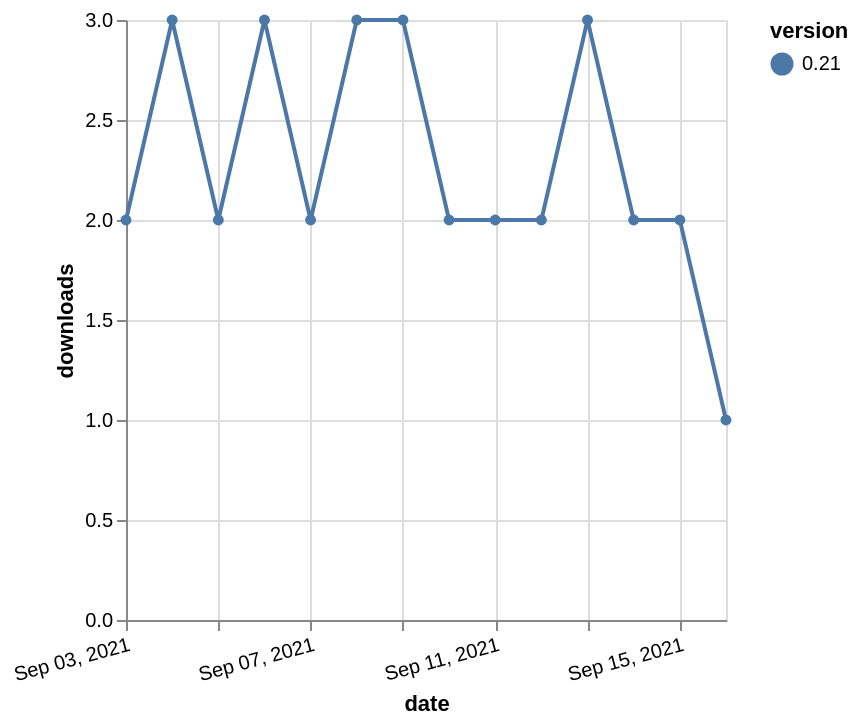

The specification (Vega-Lite) saved for this image:
### Vega-Lite specification from a JSON file in a GitHub repository (floating-point values rounded to 4 significant figures)
{"$schema": "https://vega.github.io/schema/vega-lite/v5.json", "description": "A simple bar chart with embedded data.", "data": {"values": [{"date": "2021-09-03", "total": 3294, "delta": 2, "version": "0.21"}, {"date": "2021-09-04", "total": 3297, "delta": 3, "version": "0.21"}, {"date": "2021-09-05", "total": 3299, "delta": 2, "version": "0.21"}, {"date": "2021-09-06", "total": 3302, "delta": 3, "version": "0.21"}, {"date": "2021-09-07", "total": 3304, "delta": 2, "version": "0.21"}, {"date": "2021-09-08", "total": 3307, "delta": 3, "version": "0.21"}, {"date": "2021-09-09", "total": 3310, "delta": 3, "version": "0.21"}, {"date": "2021-09-10", "total": 3312, "delta": 2, "version": "0.21"}, {"date": "2021-09-11", "total": 3314, "delta": 2, "version": "0.21"}, {"date": "2021-09-12", "total": 3316, "delta": 2, "version": "0.21"}, {"date": "2021-09-13", "total": 3319, "delta": 3, "version": "0.21"}, {"date": "2021-09-14", "total": 3321, "delta": 2, "version": "0.21"}, {"date": "2021-09-15", "total": 3323, "delta": 2, "version": "0.21"}, {"date": "2021-09-16", "total": 3324, "delta": 1, "version": "0.21"}]}, "width": "container", "mark": {"type": "line", "point": {"filled": true}}, "encoding": {"x": {"field": "date", "type": "temporal", "timeUnit": "yearmonthdate", "title": "date", "axis": {"labelAngle": -15}}, "y": {"field": "delta", "type": "quantitative", "title": "downloads"}, "color": {"field": "version", "type": "nominal"}, "tooltip": {"field": "delta"}}}
